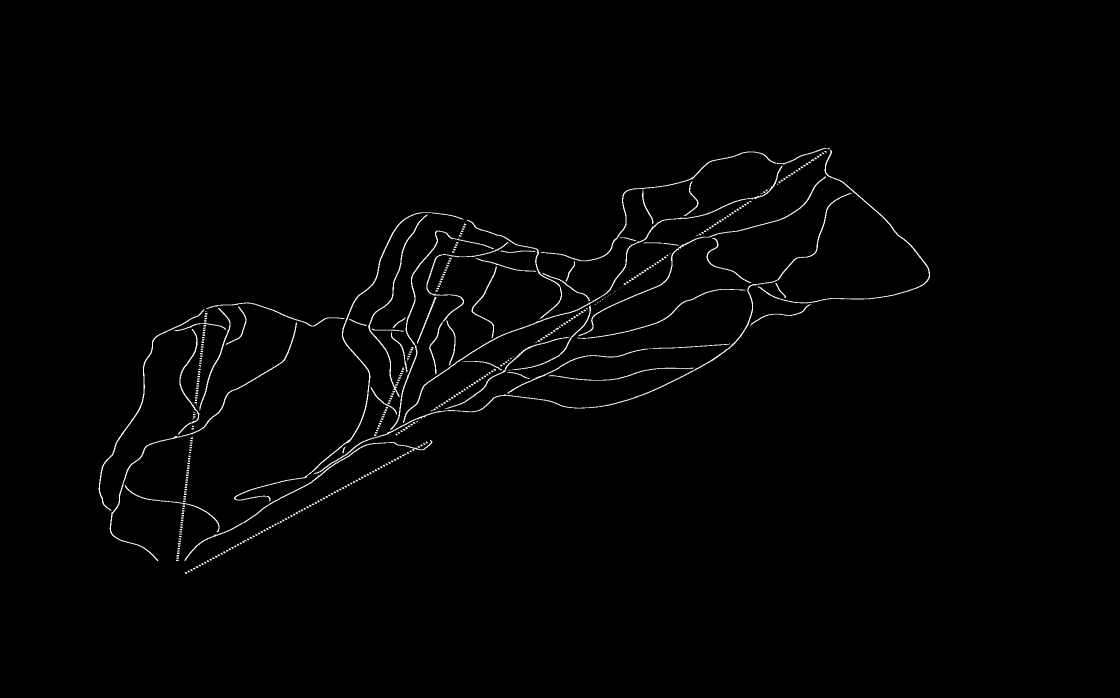
#> input picture Create Maps/missionridge_runs_edited.png, 2240 x 1395 px (shown at 1/2 size)
$ python convertToSVG.py
#> lines starting #> are read from the running program, lines starting #| are printed output that depends on the picture; after the words box and inside, x2 and y2 are one past the last pixel; in counts of white or black regions, pixels touching at a corner belong together
### Create Maps/utils_smoothing.py
import cv2 as cv
import numpy as np
import utils_contours as uc
from numpy.linalg import norm

def sort_line_points(points, max_sep=20, theta_buffer = 0.05, max_theta=120, dist_power=2):
    # Start with first point, follow line in both directions
    # Append or insert into js array based on direction
    INF = 1e6
    first_direction = True

    # Start with 0th point, find nearest neighbor
    js = [0]
    dists = np.sum(np.square(points-points[0,:]), axis=1)
    dists[js] = INF
    next_j = np.argmin(dists)

    # Append to js and begin iterations
    js = [0, next_j]
    prev_j, cur_j = 0, next_j

    while True:
        linedir = points[cur_j,:] - points[prev_j,:]
        pointdirs = points - points[cur_j,:]
        dists = norm(pointdirs, axis=1)
        dists[js] = INF
        costheta = np.dot(pointdirs, linedir)/norm(linedir)/dists

        weighted_dists = (dists/max_sep)**dist_power * (1-costheta + theta_buffer)

        next_j = np.argmin(weighted_dists)
        is_too_far = dists[next_j]>max_sep
        is_backwards = costheta[next_j]<np.cos(max_theta*np.pi/180)
        if (not is_too_far) and (not is_backwards):
            if first_direction:
                js.append(next_j)
            else:
                js.insert(0, next_j)
            prev_j, cur_j = cur_j, next_j
        # If invalid, switch direction or break
        else:
            if is_too_far:
                # print('Too far')
                pass
            else:
                # print('Is backwards')
                pass
            if first_direction:
                first_direction = False
                prev_j, cur_j = js[1], js[0]
            else:
                break
    return points[js,:]


def update_point(contour, point, dx, dy):
    f0 = cv.pointPolygonTest(contour, point, True)
    fx = cv.pointPolygonTest(contour, point + dx, True)
    fy = cv.pointPolygonTest(contour, point + dy, True)

    next_point = (point + np.array([fy-f0, fx-f0])).round().astype(np.int16)
    return next_point


def optimize_point(contour, point):
    dx = np.array([0,1], dtype=np.int16)
    dy = np.array([1,0], dtype=np.int16)
    for _ in range(5):
        next_point = update_point(contour, point, dx, dy)
        point = next_point
        if np.array_equal(point, next_point):
            break
        else:
            point = next_point

    return point

# Get all x,y of points in contour
def get_points_on_line(img, contour):
    points = []
    for j in range(len(contour)):
        y,x = contour[j,0,:]
        p0 = np.array([y,x], dtype = np.int16)
        pf = optimize_point(contour, p0)
        points.append(pf)
        # cv.circle(img, pf, 2, 155, 2)
    # uc.showImage(img)
    return np.array(points, dtype=np.int64)

# [41 lines left out: functions get_neighbor_matrix, order_centroids_by_neighbor, draw_points, not called in this run]


# Remove duplicates
def remove_duplicate_points(points, min_dist):
    jremove = set()
    for j in range(len(points)):
        if j not in jremove:
            vectors = points-points[j,:]
            dists = np.sum(np.square(vectors), axis=1)
            jremove |= set(np.where(dists<min_dist**2)[0])
            jremove.remove(j) #keep current point
    return np.delete(points, list(jremove), 0)

def smooth_curve(points, max_perp_distance):
    npoints = len(points)
    jkeep = []
    jcur = 0
    jtest = jcur+2
    jkeep.append(jcur)
    while jtest < npoints:
        tangent = points[jtest] - points[jcur]
        vectors = points[jcur+1:jtest] - points[jcur]
        perp_distances = [np.abs(np.cross(vector, tangent))/norm(tangent) for vector in vectors]

        if max(perp_distances)>max_perp_distance:
            jcur = jtest-1
            jtest = jcur+2
            jkeep.append(jcur)
        else:
            jtest += 1
    jkeep.append(npoints-1)
    # print(f'Smoothed curve from {npoints} to {len(jkeep)} points')
    return points[jkeep]

def build_contour_from_points(points, linewidth=2):
    npoints = len(points)
    rot90 = np.array([[0,1],[-1,0]])
    contour = np.zeros((2*npoints, 1, 2), np.int32)
    for j in range(npoints):
        if j!=(npoints-1):
            vector = points[j+1,:] - points[j,:]
            offset = rot90.dot(vector)/norm(vector)*linewidth
        contour[j,0,:] = points[j,:] + offset
        contour[-j-1,0,:] = points[j,:] - offset

    return contour

### Create Maps/utils_contours.py
import cv2 as cv
import numpy as np
from scipy.interpolate import splprep, splev

# [22 lines left out: functions smoothContoursPolyDP, smoothContoursInterpolate, not called in this run]

def morphKernel(pixels):
    return 255*np.ones((pixels, pixels), np.uint8)

# [13 lines left out: functions filterContours, printContourSize, not called in this run]

def save2SVG(filename, contours, imgShape):
    h, w = imgShape

    with open(filename, "w+") as f:
        f.write(f'<svg width="{w}" height="{h}" xmlns="http://www.w3.org/2000/svg">')

        for c in contours:
            # Start drawing polygon
            f.write('<path d="M')
            for i in range(len(c)):
                x, y = c[i][0]
                f.write(f"{x} {y} ")
            # Complete polygon to initial point
            x, y = c[0][0]
            f.write(f"{x} {y} ")
            # End polygon
            f.write('" style="stroke:pink"/>')
        f.write("</svg>")

def showImage(img, max_size=1000):
    cv.imshow('test', resizeImg(img))
    cv.waitKey(0)
    cv.destroyAllWindows()

def resizeImg(img, max_size=1000):
    resizedImg = img.copy()
    while resizedImg.shape[0]>max_size:
        resizedImg = cv.pyrDown(resizedImg)

    return resizedImg

### Create Maps/convertToSVG.py
# %%
import cv2 as cv
import numpy as np
import utils_contours as uc
import utils_smoothing as us
from numpy.linalg import norm


# us.convert_map_to_SVG('missionridge_runs_edited.png', 'missionridge.svg', minArea=10)

# Load an image
file = 'missionridge_runs_edited.png'
gray = cv.imread(file, cv.IMREAD_GRAYSCALE)
#> gray is the input picture: shape (1395, 2240); min 0, max 255, mean 2.8
white = np.full_like(gray, 255, np.uint8)

# Find contours, remove small/large areas
all_contours, hierarchy = cv.findContours(gray, cv.RETR_TREE, cv.CHAIN_APPROX_SIMPLE)
#> all_contours = 430 contours, 376 with area under 20; largest, box (x1, y1, x2, y2) and area: (627, 385, 1703, 949) 2360, (806, 332, 1566, 846) 1791, (468, 424, 927, 1003) 1716, (219, 645, 594, 1123) 1338, (1514, 300, 1860, 607) 1258
areas = np.array([cv.contourArea(c) for c in all_contours])
#> areas = 430 values, max 2360.5 at index 400, min 0 at index 158, mean 63.44
minArea, maxArea = 40, 1e5
contours = np.delete(
    np.array(all_contours, dtype=object),
    np.where((areas<minArea)|(areas>maxArea))[0],
    0
)
#> contours = 45 contours; largest, box (x1, y1, x2, y2) and area: (627, 385, 1703, 949) 2360, (806, 332, 1566, 846) 1791, (468, 424, 927, 1003) 1716, (219, 645, 594, 1123) 1338, (1514, 300, 1860, 607) 1258
print(f'Reduced number of contours from {len(all_contours)} to {len(contours)}')
#| Reduced number of contours from 430 to 45
cv.drawContours(white, contours, -1, 0, -1)
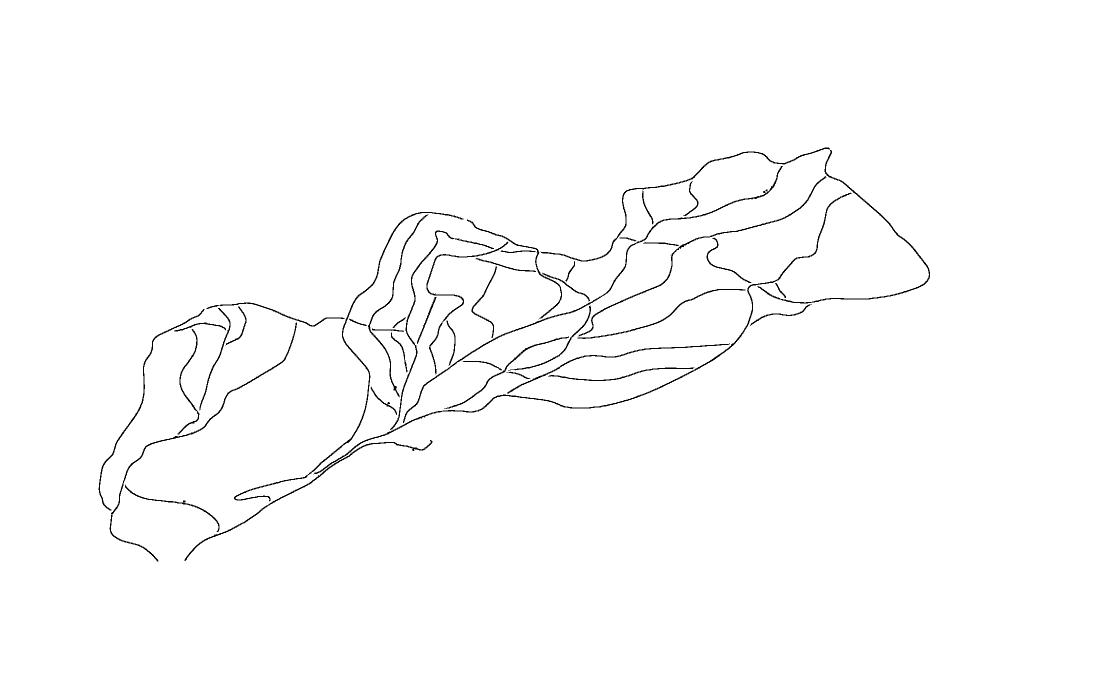
#> white: shape (1395, 2240) (shown at 1/2 size); 98.8% white; black in thin lines or dots, all inside (x1, y1, x2, y2) = (197, 295, 1860, 1123)
cv.imwrite('contours.jpg', white)
# uc.showImage(white)

# Smooth each contour
smooth_contours = []

# for j, contour in enumerate([contours[31]]):
for j, contour in enumerate(contours):
    # Get points along line, remove duplicates near each other
    points = us.get_points_on_line(white, contour)
    points = us.remove_duplicate_points(points, min_dist=10)
    points = us.sort_line_points(points, max_sep=80, dist_power=5, theta_buffer=0.1, max_theta = 150)


    # Downsample curve and create new contour
    points = us.smooth_curve(points, 0.0001)
    smooth_contour = us.build_contour_from_points(points, linewidth=1)
    smooth_contours.append(smooth_contour)
#> this loop made 45 passes


    # [9 lines of commented-out code are left out]
alignment = np.array([[[0,0]],[[0,1]],[[1,1]],[[1,0]]], dtype=np.int32)
size = 20
h, w = white.shape
smooth_contours.append(size*alignment)
smooth_contours.append(size*(alignment-1)+[w,h])


# Clean canvas and draw smooth contours
white = np.full_like(gray, 255, np.uint8)
white = cv.drawContours(white, smooth_contours, -1, 0, -1)
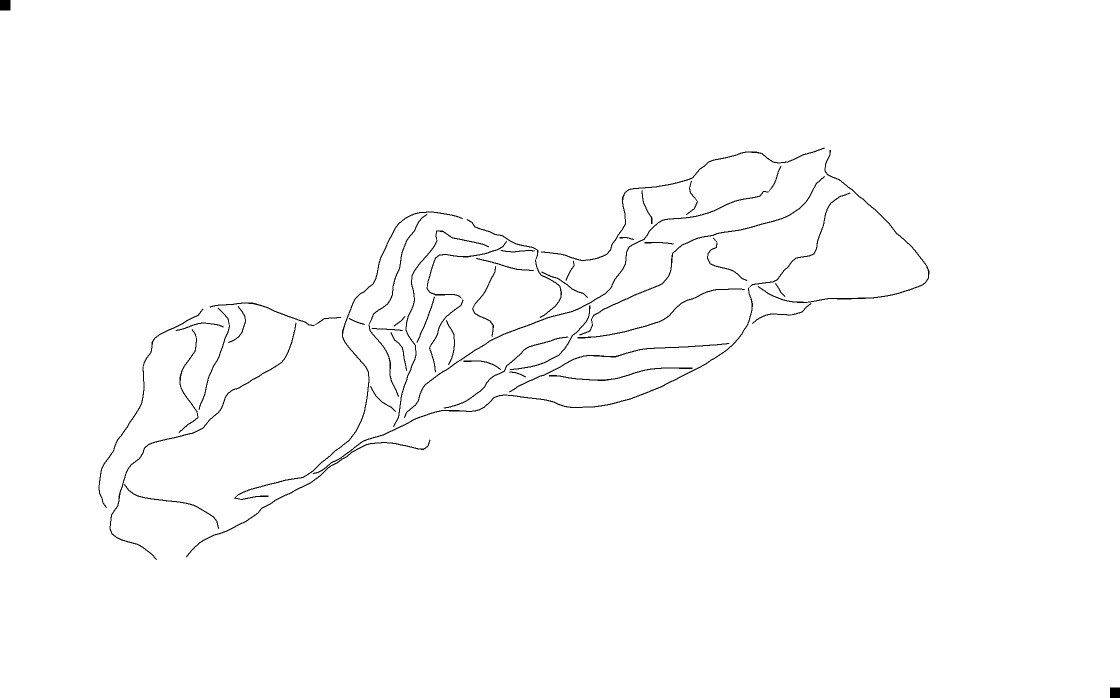
#> white: shape (1395, 2240) (shown at 1/2 size); 99% white; black in thin lines or dots
uc.showImage(white)
#> the loop in resizeImg, `while resizedImg.shape[0]>max_size:` made 1 pass
#> pass 1, in resizeImg, `resizedImg = cv.pyrDown(resizedImg)`:
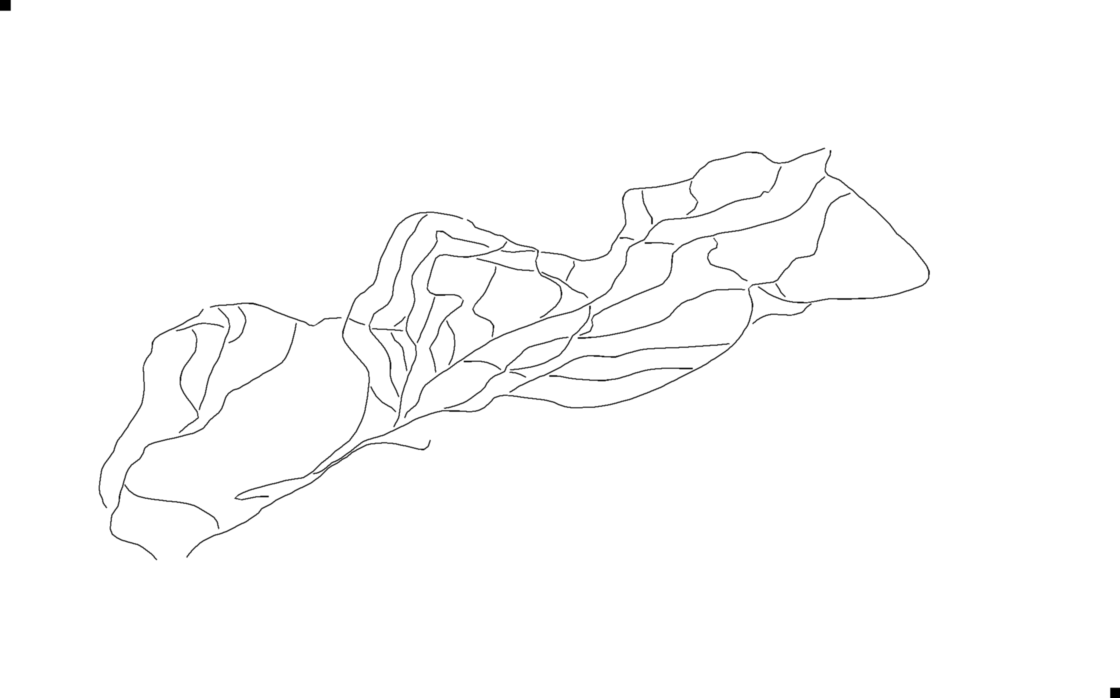
#> resizedImg: shape (698, 1120); min 0, max 255, mean 252.5

print(f'Reduced total points from {sum(map(len, contours))} to {sum(map(len, smooth_contours))}')
#| Reduced total points from 12944 to 2142
uc.save2SVG('mission ridge.svg', smooth_contours, white.shape)
#> the loop in save2SVG, `for c in contours:` made 47 passes
#> c on passes 46 to 47: [[0, 0], [0, 20], [20, 20], [20, 0]], [[2220, 1375], [2220, 1395], [2240, 1395], [2240, 1375]]


# %%
